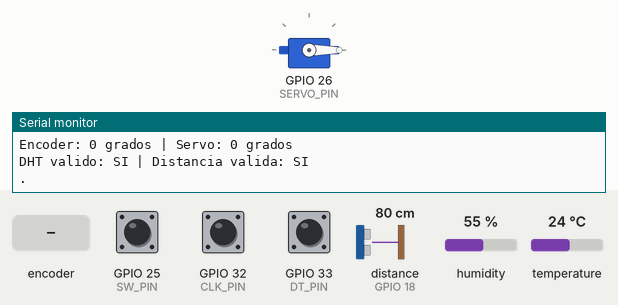
The sketch below on a simulated ESP32. Parts: servo, the last lines printed to the serial monitor. Wiring (inferred from the names in the program): ultrasonic range finder: trigger GPIO 5; echo GPIO 18. The inputs (shaded band) are chosen by the test bench; at power-on: GPIO 25 (SW_PIN) HIGH, GPIO 32 (CLK_PIN) HIGH, GPIO 33 (DT_PIN) HIGH, distance to the obstacle (sensor on GPIO 18) 80 cm, humidity 55 %, temperature 24 °C. The echo pulse lasts 58.3 µs per cm; WiFi joins after 1.5 s; servers stay silent unless stated; uploads are accepted with an empty reply.

Above: at 1.7 s.
1.8 s: rotary encoder on GPIO 32 (CLK_PIN) / GPIO 33 (DT_PIN) turned 3 steps (first pin leading)
At 2.01 s:
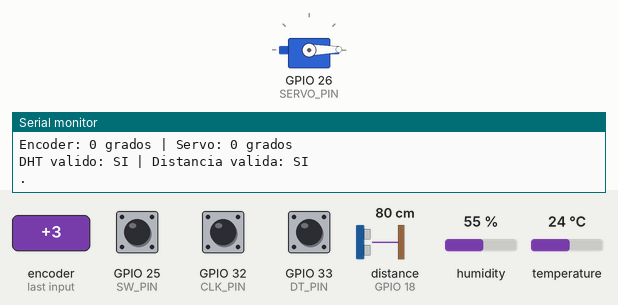
16.5 s: GPIO 25 (SW_PIN) pulled LOW for 2.35 s
At 16.9 s:
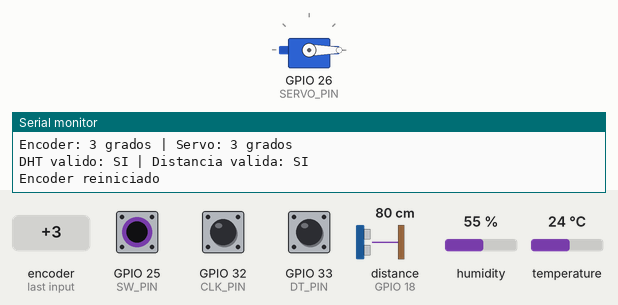
Timing chart, 0 to 19.5 s (numbered marks = the images above; inputs shaded):
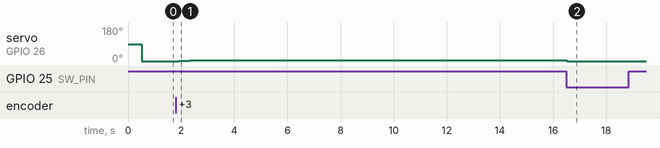

Measured:
- after the input at 1.8 s, servo on GPIO 26 (SERVO_PIN): 0° → 1° after 0.11 s, → 2° 0.21 s later, → 3° 0.20 s later
- after the input at 16.5 s, servo on GPIO 26 (SERVO_PIN): 3° → 0° at once

The sketch:

ESP32DAQ_Ubidots.ino
```cpp
#include "secrets.h"

#include "src/DataManager/DataManager.h"
#include "src/SensorManager/SensorManager.h"
#include "src/EncoderManager/EncoderManager.h"
#include "src/ServoManager/ServoManager.h"
#include "src/WiFiManager/WiFiManager.h"
#include "src/UbidotsManager/UbidotsManager.h"

static constexpr uint32_t CONTROL_INTERVAL = 50;
static constexpr uint32_t STATUS_INTERVAL = 1000;

static uint32_t lastStatus = 0;

static void controlLoop() {
  int remoteSetpoint;

  if (UbidotsManager::takeSetpoint(remoteSetpoint)) {
    EncoderManager::setPosition(remoteSetpoint);
    Serial.printf("Setpoint remoto: %d grados\n", remoteSetpoint);
  }

  if (UbidotsManager::consumeReset()) {
    EncoderManager::reset();
    Serial.println("Reset remoto desde Ubidots");
  }

  int position = EncoderManager::getPosition();

  if (EncoderManager::getButtonState()) {
    EncoderManager::reset();
    position = 0;
    Serial.println("Encoder reiniciado");
  }

  if (position != ServoManager::getAngle()) {
    ServoManager::setAngle(position);
  }

  DataManager::updateEncoder(position);
  DataManager::updateServo(ServoManager::getAngle());

  SensorManager::SensorData sensors = SensorManager::getData();

  DataManager::updateSensors(
    sensors.temperature,
    sensors.humidity,
    sensors.distance,
    sensors.dhtValid,
    sensors.distanceValid
  );
}

static void printStatus() {
  DataManager::SystemData data = DataManager::getData();

  Serial.println("\n--- ESTADO DEL SISTEMA ---");

  if (WiFiManager::isConnected()) {
    Serial.print("WiFi: Conectado | IP: ");
    Serial.println(WiFiManager::getIP());
  } else {
    Serial.println("WiFi: Desconectado");
  }

  Serial.printf(
    "Temp: %.2f C | Hum: %.2f %%HR | Dist: %.2f cm\n",
    data.temperature,
    data.humidity,
    data.distance
  );

  Serial.printf(
    "Encoder: %d grados | Servo: %d grados\n",
    data.encoderPosition,
    data.servoAngle
  );

  Serial.printf(
    "DHT valido: %s | Distancia valida: %s\n",
    data.dhtValid ? "SI" : "NO",
    data.distanceValid ? "SI" : "NO"
  );
}

void setup() {
  Serial.begin(115200);
  delay(500);

  Serial.println("\n================================");
  Serial.println("     ESP32 DAQ + UBIDOTS");
  Serial.println("================================");

  DataManager::begin();
  EncoderManager::begin();
  ServoManager::begin();
  SensorManager::begin();

  ServoManager::setAngle(EncoderManager::getPosition());

  WiFiManager::begin(WIFI_SSID, WIFI_PSWD);

  xTaskCreate(
    WiFiManager::task,
    "WiFiTask",
    4096,
    NULL,
    2,
    NULL
  );

  xTaskCreate(
    SensorManager::task,
    "SensorTask",
    4096,
    NULL,
    2,
    NULL
  );

  UbidotsManager::begin(UBIDOTS_TOKEN, UBIDOTS_DEVICE_LABEL);

  Serial.println("Sistema iniciado");
}

void loop() {
  controlLoop();

  uint32_t now = millis();

  if (now - lastStatus >= STATUS_INTERVAL) {
    lastStatus = now;
    printStatus();
  }

  vTaskDelay(pdMS_TO_TICKS(CONTROL_INTERVAL));
}
```

secrets.example.h
```cpp
#ifndef SECRETS_H
#define SECRETS_H

#define WIFI_SSID             "TU_SSID"
#define WIFI_PSWD             "TU_PASSWORD"
#define UBIDOTS_TOKEN         "TU_TOKEN"
#define UBIDOTS_DEVICE_LABEL  "TU_DEVICE_LABEL"
#define UBIDOTS_SETPOINT_VAR  "servo_setpoint"
#define UBIDOTS_RESET_VAR     "servo_reset"

#endif // SECRETS_H
```

DataManager.cpp
```cpp
#include "DataManager.h"

namespace DataManager{
  static SystemData systemData = {0};
  static SemaphoreHandle_t dataMutex = NULL;

  void begin(){
    if (dataMutex != NULL) return;
    dataMutex = xSemaphoreCreateMutex();
    if (dataMutex == NULL){
      Serial.println("ERROR: no se pudo crear el mutex");
      return;
    }
    Serial.println("DataManager Inicializado");
  }
  void updateSensors(float temperature, float humidity,
                     float distance, bool dhtValid, bool distanceValid){

    if (dataMutex == NULL) return;
    if (xSemaphoreTake(dataMutex, portMAX_DELAY) == pdTRUE){
      systemData.temperature = temperature;
      systemData.humidity = humidity;
      systemData.distance = distance;

      systemData.dhtValid = dhtValid;
      systemData.distanceValid = distanceValid;

      xSemaphoreGive(dataMutex);
    }
  }

  void updateEncoder(int position){
    if (dataMutex == NULL) return;
    if (xSemaphoreTake(dataMutex, portMAX_DELAY)==pdTRUE){
      systemData.encoderPosition = position;
      xSemaphoreGive(dataMutex);
    }
  }

  void updateServo(int angle){
    if (dataMutex == NULL) return;
    if (xSemaphoreTake(dataMutex, portMAX_DELAY)==pdTRUE){
      systemData.servoAngle = angle;
      xSemaphoreGive(dataMutex);
    }
  }

  SystemData getData(){
    SystemData snapshot = {0};
    if (dataMutex == NULL) return snapshot;
    if (xSemaphoreTake(dataMutex, portMAX_DELAY)==pdTRUE){
      snapshot = systemData;
      xSemaphoreGive(dataMutex);
    }
    return snapshot;
  }
}
```

DataManager.h
```cpp
#ifndef DATA_MANAGER_H
#define DATA_MANAGER_H

#include <Arduino.h>

namespace DataManager{
  struct SystemData{
    float temperature;
    float humidity;
    float distance;

    int encoderPosition;
    int servoAngle;

    bool dhtValid;
    bool distanceValid;
  };
  void begin();
  void updateSensors(float temperature,
                    float humidity,
                    float distance,
                    bool dhtValid,
                    bool distanceValid);
  void updateEncoder(int position);
  void updateServo(int angle);
  SystemData getData();
}

#endif // !DATA_MANAGER_H
```

EncoderManager.cpp
```cpp
#include "EncoderManager.h"

namespace EncoderManager {

  static volatile uint8_t encoderState = 0;
  static volatile int8_t encoderCount = 0;

  static const int8_t encoderTable[16] = { 0, -1, 1, 0,
                                             1, 0, 0, -1,
                                            -1, 0, 0, 1,
                                             0, 1, -1, 0 };

  static constexpr uint8_t CLK_PIN = 32;
  static constexpr uint8_t DT_PIN = 33;
  static constexpr uint8_t SW_PIN = 25;

  static constexpr int MIN_POSITION = 0;
  static constexpr int MAX_POSITION = 180;

  static volatile int position = 0;
  static volatile bool buttonPressed = false;

  static  portMUX_TYPE encoderMUX = portMUX_INITIALIZER_UNLOCKED;

  static void IRAM_ATTR encoderISR() {
    uint8_t clk = digitalRead(CLK_PIN);
    uint8_t dt = digitalRead(DT_PIN);

    uint8_t currentState = (clk << 1) | dt;
    portENTER_CRITICAL_ISR(&encoderMUX);
    uint8_t index = (encoderState << 2) | currentState;
    encoderCount += encoderTable[index];
    encoderState = currentState;

    if (encoderCount >= 4){
      if (position < MAX_POSITION){
        position++;
      }
      encoderCount = 0;
    }
    else if (encoderCount <= -4) {
      if(position > MIN_POSITION){
        position--;
      }
      encoderCount = 0;
    }
  portEXIT_CRITICAL_ISR(&encoderMUX);
  }

  static void IRAM_ATTR buttonISR(){
    portENTER_CRITICAL_ISR(&encoderMUX);
    buttonPressed = true;
    portEXIT_CRITICAL_ISR(&encoderMUX);
  }

  void begin(){
    pinMode(CLK_PIN, INPUT_PULLUP);
    pinMode(DT_PIN, INPUT_PULLUP);
    pinMode(SW_PIN, INPUT_PULLUP);

    uint8_t clk = digitalRead(CLK_PIN);
    uint8_t dt = digitalRead(DT_PIN);

    uint8_t currentState = (clk << 1) | dt;
    encoderCount = 0;
    encoderState = currentState;

    attachInterrupt(
      digitalPinToInterrupt(CLK_PIN),
      encoderISR,
      CHANGE
    );

     attachInterrupt(
      digitalPinToInterrupt(DT_PIN),
      encoderISR,
      CHANGE
    );

    attachInterrupt(
      digitalPinToInterrupt(SW_PIN),
      buttonISR,
      FALLING
    );
    Serial.println("EncoderManager Inicializado!!!");
  }

  int getPosition(){
    int snapshot;
    portENTER_CRITICAL(&encoderMUX);
    snapshot = position;
    portEXIT_CRITICAL(&encoderMUX);
    return snapshot;
  }

  void setPosition(int newPosition){
    newPosition = constrain(
      newPosition,
      MIN_POSITION,
      MAX_POSITION
    );

    portENTER_CRITICAL(&encoderMUX);
    position = newPosition;
    portEXIT_CRITICAL(&encoderMUX);
  }

  bool getButtonState(){
    bool state;
    portENTER_CRITICAL(&encoderMUX);
    state = buttonPressed;
    buttonPressed = false;
    portEXIT_CRITICAL(&encoderMUX);
    return state;
  }

  void reset(){
    portENTER_CRITICAL(&encoderMUX);
    position = 0;
    portEXIT_CRITICAL(&encoderMUX);
  }
}
```

EncoderManager.h
```cpp
#ifndef ENCODER_MANAGER_H
#define ENCODER_MANAGER_H
#include <Arduino.h>

namespace EncoderManager{
  struct EncoderData {
    int position;
    bool buttonPressed;
  };

  void begin();
  int getPosition();
  void setPosition(int position);
  bool getButtonState();
  void reset();
}
#endif // !ENCODER_MANAGER
```

SensorManager.cpp
```cpp
#include "SensorManager.h"
#include <DHT.h>

namespace SensorManager {
  static constexpr uint8_t DHT_PIN = 4;
  static constexpr uint8_t TRIG_PIN = 5;
  static constexpr uint8_t ECHO_PIN = 18;

  static constexpr uint8_t DHT_TYPE = DHT11;
  static constexpr uint32_t SAMPLE_TIME = 2000;

  static DHT dht(DHT_PIN, DHT_TYPE);

  static SensorData sensorData{
    0.0,
    0.0,
    0.0,
    false,
    false,
    0
  };

  static portMUX_TYPE dataMux = portMUX_INITIALIZER_UNLOCKED;
  void begin(){
    dht.begin();
    pinMode(TRIG_PIN, OUTPUT);
    pinMode(ECHO_PIN, INPUT);

    digitalWrite(TRIG_PIN, LOW);
    Serial.println("SensorManager Inicializado");
  }

  static void readDHT(){
    float temperature = dht.readTemperature();
    float humidity = dht.readHumidity();

    bool valid = !isnan(temperature) && !isnan(humidity);
    portENTER_CRITICAL(&dataMux);
    sensorData.dhtValid = valid;

    if (valid){
      sensorData.temperature = temperature;
      sensorData.humidity = humidity;
    }
    portEXIT_CRITICAL(&dataMux);
  }

  static void readDistance(){
    digitalWrite(TRIG_PIN, LOW);
    delayMicroseconds(2);

    digitalWrite(TRIG_PIN, HIGH);
    delayMicroseconds(10);
    digitalWrite(TRIG_PIN, LOW);

    unsigned long duration = pulseIn(ECHO_PIN, HIGH, 30000UL);
    bool valid = duration > 0;
    float distance = 0.0;

    if(valid){
      distance = (duration * 0.0343f) / 2.0f;
    }
    portENTER_CRITICAL(&dataMux);
    sensorData.distanceValid = valid;

    if(valid){
      sensorData.distance = distance;
    }
    portEXIT_CRITICAL(&dataMux);
  }

  SensorData getData(){
    SensorData snapshot;
    portENTER_CRITICAL(&dataMux);
    snapshot = sensorData;
    portEXIT_CRITICAL(&dataMux);
    return snapshot;
  }

  void task(void* parameter){
    TickType_t lastWakeTime = xTaskGetTickCount();
    for(;;){
      readDHT();
      readDistance();

      portENTER_CRITICAL(&dataMux);
      sensorData.lastUpdate = millis();
      portEXIT_CRITICAL(&dataMux);

      vTaskDelayUntil(
        &lastWakeTime,
        pdMS_TO_TICKS(SAMPLE_TIME)
      );
    }
  }
}
```

SensorManager.h
```cpp
#ifndef SENSOR_MANAGER_H
#define SENSOR_MANAGER_H
#include <Arduino.h>

namespace SensorManager {
  struct SensorData {
    float temperature;
    float humidity;
    float distance;
    bool dhtValid;
    bool distanceValid;
    uint32_t lastUpdate;
  };

  void begin();
  void task(void* parameter);
  SensorData getData();
}

#endif // !SENSOR_MANAGER_H
```

ServoManager.cpp
```cpp
#include "ServoManager.h"
#include <ESP32Servo.h>

namespace ServoManager {
  static constexpr uint8_t SERVO_PIN = 26;

  static constexpr int MIN_ANGLE = 0;
  static constexpr int MAX_ANGLE = 180;
  static constexpr int MIN_PULSE = 500;
  static constexpr int MAX_PULSE = 2400;
  static int currentAngle = 90;
  static Servo servo;

  void begin(){
    servo.setPeriodHertz(50);
    servo.attach(
      SERVO_PIN,
      MIN_PULSE,
      MAX_PULSE
    );
    setAngle(90);
    Serial.println("ServoManager Inicializado");
  }

  void setAngle(int angle){
    angle = constrain(
      angle,
      MIN_ANGLE,
      MAX_ANGLE
    );

    currentAngle = angle;
    servo.write(currentAngle);
  }

  int getAngle(){
    return currentAngle;
  }

  void detach(){
    servo.detach();
  }

}
```

ServoManager.h
```cpp
#ifndef SERVO_MANAGER_H
#define SERVO_MANAGER_H

#include <Arduino.h>

namespace ServoManager{
  void begin();
  void setAngle(int angle);
  int getAngle();
  void detach();
}
#endif // !SERVO_MANAGER_H
```

UbidotsManager.h
```cpp
#ifndef UBIDOTS_MANAGER_H
#define UBIDOTS_MANAGER_H

#include <Arduino.h>

namespace UbidotsManager {
  void begin(const char* token, const char* deviceLabel);
  void task(void* parameter);
  bool takeSetpoint(int& angle);
  bool consumeReset();
}

#endif // !UBIDOTS_MANAGER_H
```

WiFiManager.cpp
```cpp
#include "WiFiManager.h"

namespace WiFiManager {
static String _ssid;
static String _password;

  void begin(const char* ssid, const char* password){
    _ssid = ssid;
    _password = password;

    WiFi.mode(WIFI_STA);
    WiFi.setAutoReconnect(true);
    WiFi.begin(_ssid.c_str(), _password.c_str());
    Serial.println("WiFi Inicializado!!!");
  }

  void task(void* parameter){
    (void)parameter;
    for(;;){
      if (WiFi.status() != WL_CONNECTED){
        Serial.println("Conectando a WiFi...");
        WiFi.begin(_ssid.c_str(), _password.c_str());

        uint32_t start = millis();
        while(WiFi.status() != WL_CONNECTED && millis() - start < 15000){
          Serial.print(".");
          vTaskDelay(pdMS_TO_TICKS(500));
        }
        Serial.println();

        if (WiFi.status() == WL_CONNECTED){
          Serial.println("WiFi Conectado");
          Serial.print("IP: ");
          Serial.println(WiFi.localIP());
        }else{
          Serial.print("Error WiFi. Estado: ");
          Serial.println(WiFi.status());
        }
      }
      vTaskDelay(pdMS_TO_TICKS(5000));
    }
  }

  bool isConnected(){
    return WiFi.status() == WL_CONNECTED;
  }

  IPAddress getIP(){
    if (!isConnected()){
      return IPAddress(0, 0, 0, 0);
    }
    return WiFi.localIP();
  }

}
```

WiFiManager.h
```cpp
#ifndef WIFI_MANAGER_H
#define WIFI_MANAGER_H

#include <Arduino.h>
#include <WiFi.h>

namespace WiFiManager {
  void begin(const char* ssid, const char* password);
  void task(void* parameter);
  bool isConnected();
  IPAddress getIP();
}

#endif // !WIFI_MANAGER_H
```

Source omitted: UbidotsManager.cpp (11087 bytes)
